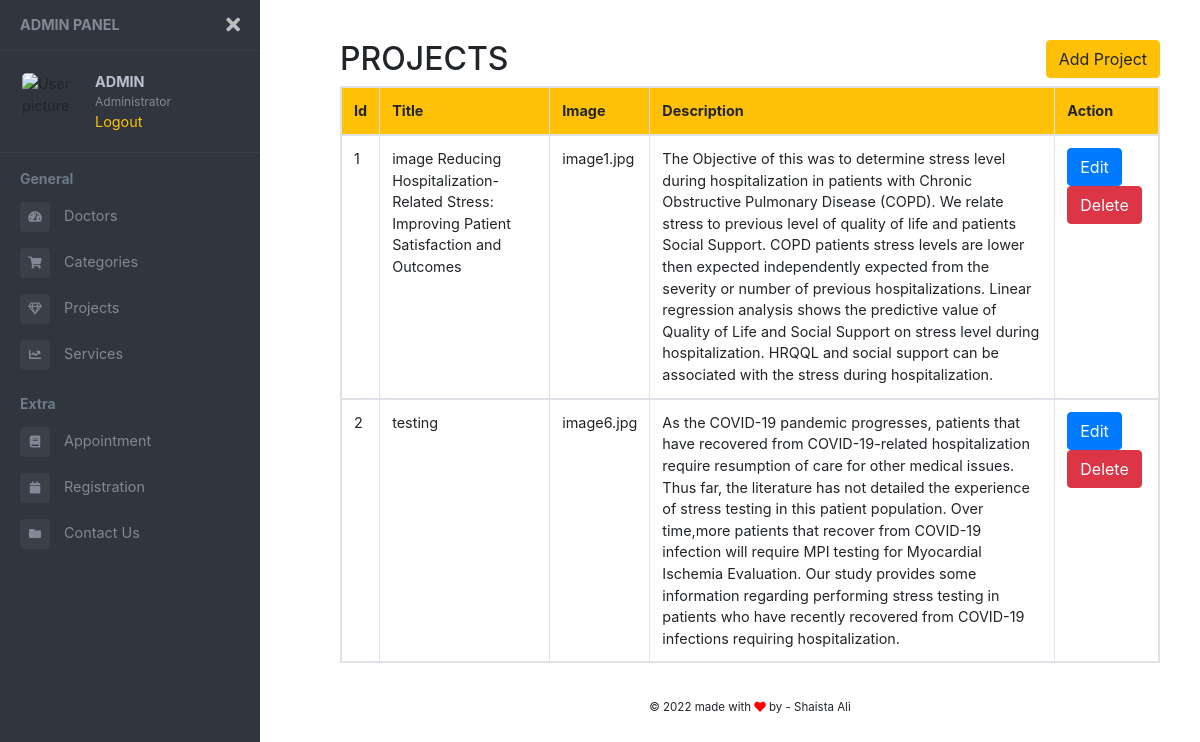
Screenshot of /admin/projects.php (signed in) with the database file from the repository.
### tables this page shows
CREATE TABLE `projects` (
  `id` int(11) NOT NULL,
  `title` varchar(100) NOT NULL,
  `image` varchar(100) NOT NULL,
  `description` text NOT NULL
);

### admin/projects.php (the view, shortened to what this page needs)
<?php
  include "../connection.php";
?>
<!DOCTYPE html>
<html lang="en">
<head>
    <link rel="stylesheet" href="https://maxcdn.bootstrapcdn.com/bootstrap/4.0.0/css/bootstrap.min.css"
>
    <link href="https://use.fontawesome.com/releases/v5.0.6/css/all.css" rel="stylesheet">
    <link href="//maxcdn.bootstrapcdn.com/bootstrap/4.0.0/css/bootstrap.min.css" rel="stylesheet" id="bootstrap-css">
</head>
<body>
<div class="page-wrapper chiller-theme toggled">
  <nav id="sidebar" class="sidebar-wrapper">
    <div class="sidebar-content">
      <div class="sidebar-brand">
        <a href="#">Admin Panel</a>
        <div id="close-sidebar">
          <i class="fas fa-times"></i>
        </div>
      </div>
      <div class="sidebar-header">
        <div class="user-pic">
          <img class="img-responsive img-rounded" src="https://raw.githubusercontent.com/azouaoui-med/pro-sidebar-template/gh-pages/src/img/user.jpg"
            alt="User picture">
        </div>
        <div class="user-info">
          <span class="user-name">
            <strong class="text-uppercase"><?php echo $_SESSION['username'] ?></strong>
          </span>
          <span class="user-role">Administrator</span>
          <span>
            <a href="logout.php" class="text-warning">Logout</a>
          </span>
        </div>
      </div>
      <div class="sidebar-menu">
        <ul>
          <li class="header-menu">
            <span>General</span>
          </li>
          <li class="sidebar-dropdown">
            <a href="doctors.php">
              <i class="fa fa-tachometer-alt"></i>
              <span>Doctors</span>
            </a>
          </li>
          <li class="sidebar-dropdown">
            <a href="categories.php">
              <i class="fa fa-shopping-cart"></i>
              <span>Categories</span>
            </a>
          </li>
          <li class="sidebar-dropdown">
            <a href="projects.php">
              <i class="far fa-gem"></i>
              <span>Projects</span>
            </a>
          </li>
          <li class="sidebar-dropdown">
            <a href="services.php">
              <i class="fa fa-chart-line"></i>
              <span>Services</span>
            </a>
          </li>
          <li class="header-menu">
            <span>Extra</span>
          </li>
          <li>
            <a href="appointments.php">
              <i class="fa fa-book"></i>
              <span>Appointment</span>
            </a>
          </li>
          <li>
            <a href="registrations.php">
              <i class="fa fa-calendar"></i>
              <span>Registration</span>
            </a>
          </li>
          <li>
            <a href="contact-us.php">
              <i class="fa fa-folder"></i>
              <span>Contact Us</span>
            </a>
          </li>
        </ul>
      </div>
    </div>
  </nav>
  <main class="page-content">
    <div class="container-fluid">
      <div class="row">
        <div class="form-group col-md-12">
          <div class="row">
            <div class="col">
              <h2 class=" text-uppercase">Projects</h2>
            </div>
            <div class="col text-right">
              <a href="add-projects.php" class="btn btn-warning" data-toggle="modal" data-target="#myModal">Add Project</a>
            </div>
          </div>
          <table class="table table-bordered table-responsive">
            <tr>
              <thead class="bg-warning">
                <th>Id</th>
                <th>Title</th>
                <th>Image</th>
                <th>Description</th>
                <th>Action</th>
              </thead>
            </tr>
            <?php
            $fetch = mysqli_query($con,"SELECT * FROM projects");
            while ($row = mysqli_fetch_array($fetch)) {
            ?>
            <tr>
              <tbody>
                <td><?php echo $row['id']; ?></td>
                <td><?php echo $row['title']; ?></td>
                <td><?php echo $row['image']; ?></td>
                <td><?php echo $row['description']; ?></td>
                <td><a href="project-edit.php?id=<?php echo $row['id']; ?> " class="btn btn-primary">Edit</a> <a href="project-delete.php?id=<?php echo $row['id']; ?>" name="btn-delete" class="btn btn-danger">Delete</a></td>
              </tbody>
            </tr>
          <?php } ?>
          </table>
        </div>
      </div>
      <footer class="text-center">
        <div class="mb-2">
          <small>
            © 2022 made with <i class="fa fa-heart" style="color:red"></i> by - <a target="_blank">
              Shaista Ali
            </a>
          </small>
        </div>
      </footer>
    </div>
  </main>
</div>
</body>
</html>

### admin/projects.php (style rules this page uses)
body { font-size: 0.9rem; }
.page-wrapper .sidebar-wrapper, .sidebar-wrapper .sidebar-brand > a, .sidebar-wrapper .sidebar-dropdown > a:after, .sidebar-wrapper .sidebar-menu .sidebar-dropdown .sidebar-submenu li a:before, .sidebar-wrapper ul li a i, .page-wrapper .page-content, .sidebar-wrapper .sidebar-search input.search-menu, .sidebar-wrapper .sidebar-search .input-group-text, .sidebar-wrapper .sidebar-menu ul li a, #show-sidebar, #close-sidebar { -webkit-transition: all 0.3s ease; -moz-transition: all 0.3s ease; -ms-transition: all 0.3s ease; -o-transition: all 0.3s ease; transition: all 0.3s ease; }
.page-wrapper { height: 100vh; }
.page-wrapper.toggled .sidebar-wrapper { left: 0px; }
@media screen and (min-width: 768px) { .page-wrapper.toggled .page-content { padding-left: 300px; } }
.sidebar-wrapper { width: 260px; height: 100%; max-height: 100%; position: fixed; top: 0; left: -300px; z-index: 999; }
.sidebar-wrapper ul { list-style-type: none; padding: 0; margin: 0; }
.sidebar-wrapper a { text-decoration: none; }
.sidebar-content { max-height: calc(100% - 30px); height: calc(100% - 30px); overflow-y: auto; position: relative; }
.sidebar-wrapper .sidebar-brand { padding: 10px 20px; display: flex; align-items: center; }
.sidebar-wrapper .sidebar-brand > a { text-transform: uppercase; font-weight: bold; flex-grow: 1; }
.sidebar-wrapper .sidebar-brand #close-sidebar { cursor: pointer; font-size: 20px; }
.sidebar-wrapper .sidebar-header { padding: 20px; overflow: hidden; }
.sidebar-wrapper .sidebar-header .user-pic { float: left; width: 60px; padding: 2px; border-radius: 12px; margin-right: 15px; overflow: hidden; }
.sidebar-wrapper .sidebar-header .user-pic img { object-fit: cover; height: 100%; width: 100%; }
.sidebar-wrapper .sidebar-header .user-info { float: left; }
.sidebar-wrapper .sidebar-header .user-info > span { display: block; }
.sidebar-wrapper .sidebar-header .user-info .user-role { font-size: 12px; }
.sidebar-wrapper .sidebar-menu { padding-bottom: 10px; }
.sidebar-wrapper .sidebar-menu .header-menu span { font-weight: bold; font-size: 14px; padding: 15px 20px 5px 20px; display: inline-block; }
.sidebar-wrapper .sidebar-menu ul li a { display: inline-block; width: 100%; text-decoration: none; position: relative; padding: 8px 30px 8px 20px; }
.sidebar-wrapper .sidebar-menu ul li a i { margin-right: 10px; font-size: 12px; width: 30px; height: 30px; line-height: 30px; text-align: center; border-radius: 4px; }
.page-wrapper .page-content { display: inline-block; width: 100%; padding-left: 0px; padding-top: 20px; }
.page-wrapper .page-content > div { padding: 20px 40px; }
.page-wrapper .page-content { overflow-x: hidden; }
.chiller-theme .sidebar-wrapper { background: #31353D; }
.chiller-theme .sidebar-wrapper .sidebar-header, .chiller-theme .sidebar-wrapper .sidebar-search, .chiller-theme .sidebar-wrapper .sidebar-menu { border-top: 1px solid #3a3f48; }
.chiller-theme .sidebar-wrapper .sidebar-header .user-info .user-role, .chiller-theme .sidebar-wrapper .sidebar-header .user-info .user-status, .chiller-theme .sidebar-wrapper .sidebar-search input.search-menu, .chiller-theme .sidebar-wrapper .sidebar-search .input-group-text, .chiller-theme .sidebar-wrapper .sidebar-brand>a, .chiller-theme .sidebar-wrapper .sidebar-menu ul li a, .chiller-theme .sidebar-footer>a { color: #818896; }
.chiller-theme .sidebar-wrapper .sidebar-menu ul li:hover>a, .chiller-theme .sidebar-wrapper .sidebar-menu .sidebar-dropdown.active>a, .chiller-theme .sidebar-wrapper .sidebar-header .user-info, .chiller-theme .sidebar-wrapper .sidebar-brand>a:hover, .chiller-theme .sidebar-footer>a:hover i { color: #b8bfce; }
.page-wrapper.chiller-theme.toggled #close-sidebar { color: #bdbdbd; }
.chiller-theme .sidebar-wrapper .sidebar-menu ul li a i, .chiller-theme .sidebar-wrapper .sidebar-menu .sidebar-dropdown div, .chiller-theme .sidebar-wrapper .sidebar-search input.search-menu, .chiller-theme .sidebar-wrapper .sidebar-search .input-group-text { background: #3a3f48; }
.chiller-theme .sidebar-wrapper .sidebar-menu .header-menu span { color: #6c7b88; }

### rows the page displays
projects: id "1", title "image Reducing Hospitalization-Related Stress: Improving Patient Satisfaction and Outcomes", image "image1.jpg", description "The Objective of this was to determine stress level during hospitalization in patients with Chronic Obstructive Pulmonary Disease (COPD). We relate stress to previous level of quality of life and patients Social Support. COPD patients stress levels are lower then expected independently expected from the severity or number of previous hospitalizations. Linear regression analysis shows the predictive value of Quality of Life and Social Support on stress level during hospitalization. HRQQL and social support can be associated with the stress during hospitalization."
projects: id "2", title "testing", image "image6.jpg", description "As the COVID-19 pandemic progresses, patients that have recovered from COVID-19-related hospitalization require resumption of care for other medical issues. Thus far, the literature has not detailed the experience of stress testing in this patient population. Over time,more patients that recover from COVID-19 infection will require MPI testing for Myocardial Ischemia Evaluation. Our study provides some information regarding performing stress testing in patients who have recently recovered from COVID-19 infections requiring hospitalization."

### other values shown
$_SESSION['username'] "ADMIN"
